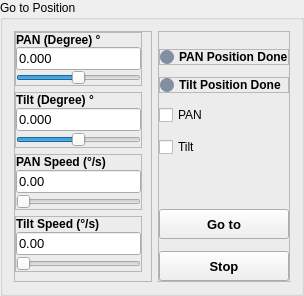
           <widget class="QGroupBox" name="gbGotoPosition">
            <property name="sizePolicy">
             <sizepolicy hsizetype="Preferred" vsizetype="Preferred">
              <horstretch>0</horstretch>
              <verstretch>0</verstretch>
             </sizepolicy>
            </property>
            <property name="font">
             <font>
              <family>Arial</family>
              <pointsize>9</pointsize>
             </font>
            </property>
            <property name="title">
             <string>Go to Position</string>
            </property>
            <layout class="QHBoxLayout" name="horizontalLayout_9">
             <item>
              <widget class="QFrame" name="frameLeftGotoPosition">
               <property name="frameShape">
                <enum>QFrame::StyledPanel</enum>
               </property>
               <property name="frameShadow">
                <enum>QFrame::Raised</enum>
               </property>
               <layout class="QVBoxLayout" name="verticalLayout_27">
                <property name="leftMargin">
                 <number>0</number>
                </property>
                <property name="topMargin">
                 <number>0</number>
                </property>
                <item>
                 <widget class="QFrame" name="framePANGotoPositionDegree">
                  <property name="sizePolicy">
                   <sizepolicy hsizetype="Preferred" vsizetype="Expanding">
                    <horstretch>0</horstretch>
                    <verstretch>0</verstretch>
                   </sizepolicy>
                  </property>
                  <property name="frameShape">
                   <enum>QFrame::StyledPanel</enum>
                  </property>
                  <property name="frameShadow">
                   <enum>QFrame::Raised</enum>
                  </property>
                  <layout class="QVBoxLayout" name="verticalLayout_22">
                   <property name="spacing">
                    <number>0</number>
                   </property>
                   <property name="leftMargin">
                    <number>0</number>
                   </property>
                   <property name="topMargin">
                    <number>0</number>
                   </property>
                   <property name="rightMargin">
                    <number>0</number>
                   </property>
                   <property name="bottomMargin">
                    <number>0</number>
                   </property>
                   <item>
                    <widget class="QLabel" name="label_33">
                     <property name="font">
                      <font>
                       <family>Arial</family>
                       <pointsize>9</pointsize>
                       <weight>75</weight>
                       <bold>true</bold>
                      </font>
                     </property>
                     <property name="text">
                      <string>PAN (Degree) °</string>
                     </property>
                     <property name="alignment">
                      <set>Qt::AlignLeading|Qt::AlignLeft|Qt::AlignVCenter</set>
                     </property>
                    </widget>
                   </item>
                   <item alignment="Qt::AlignLeft">
                    <widget class="QLineEdit" name="txtGotoPositionDegreePAN">
                     <property name="font">
                      <font>
                       <family>Arial</family>
                       <pointsize>10</pointsize>
                      </font>
                     </property>
                     <property name="text">
                      <string>0.000</string>
                     </property>
                    </widget>
                   </item>
                   <item>
                    <widget class="QSlider" name="sliderGotoPositionDegreePAN">
                     <property name="sizePolicy">
                      <sizepolicy hsizetype="Expanding" vsizetype="Fixed">
                       <horstretch>0</horstretch>
                       <verstretch>0</verstretch>
                      </sizepolicy>
                     </property>
                     <property name="minimum">
                      <number>-180000</number>
                     </property>
                     <property name="maximum">
                      <number>180000</number>
                     </property>
                     <property name="orientation">
                      <enum>Qt::Horizontal</enum>
                     </property>
                     <property name="tickPosition">
                      <enum>QSlider::NoTicks</enum>
                     </property>
                     <property name="tickInterval">
                      <number>1</number>
                     </property>
                    </widget>
                   </item>
                  </layout>
                 </widget>
                </item>
                <item>
                 <widget class="QFrame" name="frameTiltGotoPositionDegree">
                  <property name="sizePolicy">
                   <sizepolicy hsizetype="Preferred" vsizetype="Expanding">
                    <horstretch>0</horstretch>
                    <verstretch>0</verstretch>
                   </sizepolicy>
                  </property>
                  <property name="frameShape">
                   <enum>QFrame::StyledPanel</enum>
                  </property>
                  <property name="frameShadow">
                   <enum>QFrame::Raised</enum>
                  </property>
                  <layout class="QVBoxLayout" name="verticalLayout_23">
                   <property name="spacing">
                    <number>1</number>
                   </property>
                   <property name="leftMargin">
                    <number>0</number>
                   </property>
                   <property name="topMargin">
                    <number>0</number>
                   </property>
                   <property name="rightMargin">
                    <number>0</number>
                   </property>
                   <property name="bottomMargin">
                    <number>0</number>
                   </property>
                   <item>
                    <widget class="QLabel" name="label_34">
                     <property name="font">
                      <font>
                       <family>Arial</family>
                       <pointsize>9</pointsize>
                       <weight>75</weight>
                       <bold>true</bold>
                      </font>
                     </property>
                     <property name="text">
                      <string>Tilt (Degree) °</string>
                     </property>
                     <property name="alignment">
                      <set>Qt::AlignLeading|Qt::AlignLeft|Qt::AlignVCenter</set>
                     </property>
                    </widget>
                   </item>
                   <item alignment="Qt::AlignLeft">
                    <widget class="QLineEdit" name="sliderGotoPositionDegreeTilt_2">
                     <property name="font">
                      <font>
                       <family>Arial</family>
                       <pointsize>10</pointsize>
                      </font>
                     </property>
                     <property name="text">
                      <string>0.000</string>
                     </property>
                    </widget>
                   </item>
                   <item>
                    <widget class="QSlider" name="sliderGotoPositionDegreeTilt">
                     <property name="sizePolicy">
                      <sizepolicy hsizetype="Expanding" vsizetype="Fixed">
                       <horstretch>0</horstretch>
                       <verstretch>0</verstretch>
                      </sizepolicy>
                     </property>
                     <property name="minimum">
                      <number>-90000</number>
                     </property>
                     <property name="maximum">
                      <number>90000</number>
                     </property>
                     <property name="orientation">
                      <enum>Qt::Horizontal</enum>
                     </property>
                     <property name="tickPosition">
                      <enum>QSlider::NoTicks</enum>
                     </property>
                     <property name="tickInterval">
                      <number>1</number>
                     </property>
                    </widget>
                   </item>
                  </layout>
                 </widget>
                </item>
                <item>
                 <widget class="QFrame" name="framePANGotoPositionSpeed">
                  <property name="sizePolicy">
                   <sizepolicy hsizetype="Preferred" vsizetype="Expanding">
                    <horstretch>0</horstretch>
                    <verstretch>0</verstretch>
                   </sizepolicy>
                  </property>
                  <property name="frameShape">
                   <enum>QFrame::StyledPanel</enum>
                  </property>
                  <property name="frameShadow">
                   <enum>QFrame::Raised</enum>
                  </property>
                  <layout class="QVBoxLayout" name="verticalLayout_24">
                   <property name="spacing">
                    <number>1</number>
                   </property>
                   <property name="leftMargin">
                    <number>0</number>
                   </property>
                   <property name="topMargin">
                    <number>0</number>
                   </property>
                   <property name="rightMargin">
                    <number>0</number>
                   </property>
                   <property name="bottomMargin">
                    <number>0</number>
                   </property>
                   <item>
                    <widget class="QLabel" name="label_35">
                     <property name="font">
                      <font>
                       <family>Arial</family>
                       <pointsize>9</pointsize>
                       <weight>75</weight>
                       <bold>true</bold>
                      </font>
                     </property>
                     <property name="text">
                      <string>PAN Speed (°/s)</string>
                     </property>
                     <property name="alignment">
                      <set>Qt::AlignLeading|Qt::AlignLeft|Qt::AlignVCenter</set>
                     </property>
                    </widget>
                   </item>
                   <item alignment="Qt::AlignLeft">
                    <widget class="QLineEdit" name="txtGotoPositionSpeedPAN">
                     <property name="font">
                      <font>
                       <family>Arial</family>
                       <pointsize>10</pointsize>
                      </font>
                     </property>
                     <property name="text">
                      <string>0.00</string>
                     </property>
                    </widget>
                   </item>
                   <item>
                    <widget class="QSlider" name="sliderGotoPositionSpeedPAN">
                     <property name="sizePolicy">
                      <sizepolicy hsizetype="Expanding" vsizetype="Fixed">
                       <horstretch>0</horstretch>
                       <verstretch>0</verstretch>
                      </sizepolicy>
                     </property>
                     <property name="minimum">
                      <number>0</number>
                     </property>
                     <property name="maximum">
                      <number>60000</number>
                     </property>
                     <property name="singleStep">
                      <number>1</number>
                     </property>
                     <property name="pageStep">
                      <number>10</number>
                     </property>
                     <property name="orientation">
                      <enum>Qt::Horizontal</enum>
                     </property>
                     <property name="invertedAppearance">
                      <bool>false</bool>
                     </property>
                     <property name="tickPosition">
                      <enum>QSlider::NoTicks</enum>
                     </property>
                     <property name="tickInterval">
                      <number>1</number>
                     </property>
                    </widget>
                   </item>
                  </layout>
                 </widget>
                </item>
                <item>
                 <widget class="QFrame" name="frameTiltGotoPositionSpeed">
                  <property name="sizePolicy">
                   <sizepolicy hsizetype="Preferred" vsizetype="Expanding">
                    <horstretch>0</horstretch>
                    <verstretch>0</verstretch>
                   </sizepolicy>
                  </property>
                  <property name="frameShape">
                   <enum>QFrame::StyledPanel</enum>
                  </property>
                  <property name="frameShadow">
                   <enum>QFrame::Raised</enum>
                  </property>
                  <layout class="QVBoxLayout" name="verticalLayout_25">
                   <property name="spacing">
                    <number>1</number>
                   </property>
                   <property name="leftMargin">
                    <number>0</number>
                   </property>
                   <property name="topMargin">
                    <number>0</number>
                   </property>
                   <property name="rightMargin">
                    <number>0</number>
                   </property>
                   <property name="bottomMargin">
                    <number>0</number>
                   </property>
                   <item>
                    <widget class="QLabel" name="label_36">
                     <property name="font">
                      <font>
                       <family>Arial</family>
                       <pointsize>9</pointsize>
                       <weight>75</weight>
                       <bold>true</bold>
                      </font>
                     </property>
                     <property name="text">
                      <string>Tilt Speed (°/s)</string>
                     </property>
                     <property name="alignment">
                      <set>Qt::AlignLeading|Qt::AlignLeft|Qt::AlignVCenter</set>
                     </property>
                    </widget>
                   </item>
                   <item alignment="Qt::AlignLeft">
                    <widget class="QLineEdit" name="txtGotoPositionSpeedTilt">
                     <property name="font">
                      <font>
                       <family>Arial</family>
                       <pointsize>10</pointsize>
                      </font>
                     </property>
                     <property name="text">
                      <string>0.00</string>
                     </property>
                    </widget>
                   </item>
                   <item>
                    <widget class="QSlider" name="sliderGotoPositionSpeedTilt">
                     <property name="sizePolicy">
                      <sizepolicy hsizetype="Expanding" vsizetype="Fixed">
                       <horstretch>0</horstretch>
                       <verstretch>0</verstretch>
                      </sizepolicy>
                     </property>
                     <property name="minimum">
                      <number>0</number>
                     </property>
                     <property name="maximum">
                      <number>60000</number>
                     </property>
                     <property name="orientation">
                      <enum>Qt::Horizontal</enum>
                     </property>
                     <property name="tickPosition">
                      <enum>QSlider::NoTicks</enum>
                     </property>
                     <property name="tickInterval">
                      <number>1</number>
                     </property>
                    </widget>
                   </item>
                  </layout>
                 </widget>
                </item>
               </layout>
              </widget>
             </item>
             <item>
              <widget class="QFrame" name="frameRightGototPosition">
               <property name="frameShape">
                <enum>QFrame::StyledPanel</enum>
               </property>
               <property name="frameShadow">
                <enum>QFrame::Raised</enum>
               </property>
               <layout class="QVBoxLayout" name="verticalLayout_26">
                <property name="spacing">
                 <number>12</number>
                </property>
                <property name="leftMargin">
                 <number>0</number>
                </property>
                <property name="topMargin">
                 <number>17</number>
                </property>
                <property name="rightMargin">
                 <number>0</number>
                </property>
                <property name="bottomMargin">
                 <number>0</number>
                </property>
                <item>
                 <widget class="QFrame" name="frame">
                  <property name="frameShape">
                   <enum>QFrame::StyledPanel</enum>
                  </property>
                  <property name="frameShadow">
                   <enum>QFrame::Raised</enum>
                  </property>
                  <layout class="QHBoxLayout" name="horizontalLayout_11">
                   <property name="spacing">
                    <number>5</number>
                   </property>
                   <property name="leftMargin">
                    <number>0</number>
                   </property>
                   <property name="topMargin">
                    <number>0</number>
                   </property>
                   <property name="rightMargin">
                    <number>0</number>
                   </property>
                   <property name="bottomMargin">
                    <number>0</number>
                   </property>
                   <item>
                    <widget class="QFrame" name="outPANPOSDONE">
                     <property name="minimumSize">
                      <size>
                       <width>14</width>
                       <height>14</height>
                      </size>
                     </property>
                     <property name="maximumSize">
                      <size>
                       <width>14</width>
                       <height>14</height>
                      </size>
                     </property>
                     <property name="styleSheet">
                      <string notr="true">background-color: #838ea2;
border-radius: 7px;</string>
                     </property>
                     <property name="frameShape">
                      <enum>QFrame::StyledPanel</enum>
                     </property>
                     <property name="frameShadow">
                      <enum>QFrame::Raised</enum>
                     </property>
                    </widget>
                   </item>
                   <item>
                    <widget class="QLabel" name="label_37">
                     <property name="font">
                      <font>
                       <family>Arial</family>
                       <pointsize>9</pointsize>
                       <weight>75</weight>
                       <bold>true</bold>
                      </font>
                     </property>
                     <property name="text">
                      <string>PAN Position Done</string>
                     </property>
                     <property name="alignment">
                      <set>Qt::AlignLeading|Qt::AlignLeft|Qt::AlignVCenter</set>
                     </property>
                    </widget>
                   </item>
                  </layout>
                 </widget>
                </item>
                <item>
                 <widget class="QFrame" name="frame_2">
                  <property name="frameShape">
                   <enum>QFrame::StyledPanel</enum>
                  </property>
                  <property name="frameShadow">
                   <enum>QFrame::Raised</enum>
                  </property>
                  <layout class="QHBoxLayout" name="horizontalLayout_10">
                   <property name="spacing">
                    <number>5</number>
                   </property>
                   <property name="leftMargin">
                    <number>0</number>
                   </property>
                   <property name="topMargin">
                    <number>0</number>
                   </property>
                   <property name="rightMargin">
                    <number>0</number>
                   </property>
                   <property name="bottomMargin">
                    <number>0</number>
                   </property>
                   <item>
                    <widget class="QFrame" name="outTiltPOSDONE">
                     <property name="minimumSize">
                      <size>
                       <width>14</width>
                       <height>14</height>
                      </size>
                     </property>
                     <property name="maximumSize">
                      <size>
                       <width>14</width>
                       <height>14</height>
                      </size>
                     </property>
                     <property name="styleSheet">
                      <string notr="true">background-color: #838ea2;
border-radius: 7px;</string>
                     </property>
                     <property name="frameShape">
                      <enum>QFrame::StyledPanel</enum>
                     </property>
                     <property name="frameShadow">
                      <enum>QFrame::Raised</enum>
                     </property>
                    </widget>
                   </item>
                   <item>
                    <widget class="QLabel" name="label_38">
                     <property name="font">
                      <font>
                       <family>Arial</family>
                       <pointsize>9</pointsize>
                       <weight>75</weight>
                       <bold>true</bold>
                      </font>
                     </property>
                     <property name="text">
                      <string>Tilt Position Done</string>
                     </property>
                     <property name="alignment">
                      <set>Qt::AlignLeading|Qt::AlignLeft|Qt::AlignVCenter</set>
                     </property>
                    </widget>
                   </item>
                  </layout>
                 </widget>
                </item>
                <item>
                 <widget class="QCheckBox" name="cbPANGotoPosition">
                  <property name="font">
                   <font>
                    <family>Arial</family>
                    <pointsize>9</pointsize>
                   </font>
                  </property>
                  <property name="cursor">
                   <cursorShape>PointingHandCursor</cursorShape>
                  </property>
                  <property name="text">
                   <string>PAN</string>
                  </property>
                 </widget>
                </item>
                <item>
                 <widget class="QCheckBox" name="cbTiltGotoPosition">
                  <property name="font">
                   <font>
                    <family>Arial</family>
                    <pointsize>9</pointsize>
                   </font>
                  </property>
                  <property name="cursor">
                   <cursorShape>PointingHandCursor</cursorShape>
                  </property>
                  <property name="text">
                   <string>Tilt</string>
                  </property>
                 </widget>
                </item>
                <item>
                 <spacer name="verticalSpacer_9">
                  <property name="orientation">
                   <enum>Qt::Vertical</enum>
                  </property>
                  <property name="sizeHint" stdset="0">
                   <size>
                    <width>20</width>
                    <height>40</height>
                   </size>
                  </property>
                 </spacer>
                </item>
                <item>
                 <widget class="QPushButton" name="btnGotoPosition">
                  <property name="sizePolicy">
                   <sizepolicy hsizetype="Preferred" vsizetype="Expanding">
                    <horstretch>0</horstretch>
                    <verstretch>0</verstretch>
                   </sizepolicy>
                  </property>
                  <property name="minimumSize">
                   <size>
                    <width>0</width>
                    <height>30</height>
                   </size>
                  </property>
                  <property name="maximumSize">
                   <size>
                    <width>16777215</width>
                    <height>30</height>
                   </size>
                  </property>
                  <property name="font">
                   <font>
                    <family>Arial</family>
                    <pointsize>10</pointsize>
                    <weight>75</weight>
                    <bold>true</bold>
                   </font>
                  </property>
                  <property name="cursor">
                   <cursorShape>PointingHandCursor</cursorShape>
                  </property>
                  <property name="text">
                   <string>Go to</string>
                  </property>
                 </widget>
                </item>
                <item>
                 <widget class="QPushButton" name="btnGotoPositionStop">
                  <property name="minimumSize">
                   <size>
                    <width>0</width>
                    <height>30</height>
                   </size>
                  </property>
                  <property name="maximumSize">
                   <size>
                    <width>16777215</width>
                    <height>30</height>
                   </size>
                  </property>
                  <property name="font">
                   <font>
                    <family>Arial</family>
                    <pointsize>10</pointsize>
                    <weight>75</weight>
                    <bold>true</bold>
                   </font>
                  </property>
                  <property name="cursor">
                   <cursorShape>PointingHandCursor</cursorShape>
                  </property>
                  <property name="text">
                   <string>Stop</string>
                  </property>
                 </widget>
                </item>
               </layout>
              </widget>
             </item>
            </layout>
           </widget>
